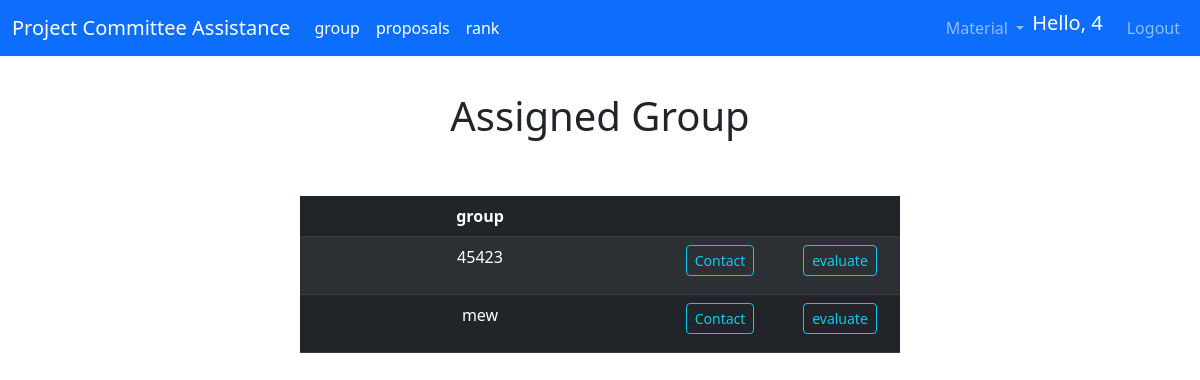
The page /faculty_view_group (signed in) on the database its author committed.
### app/models.py (models this page shows, shortened)
class User(UserMixin,db.Model):
    id = db.Column(db.Integer, primary_key=True)
    username = db.Column(db.String(64), index=True, unique=True, nullable=False)
    email = db.Column(db.String(120), index=True, unique=True, nullable=False)
    password_hash = db.Column(db.String(128), nullable=False)
    admin = db.Column(db.Boolean, default=False)
    faculty = db.Column(db.Boolean, default=False)
    student = db.Column(db.Boolean, default=False)
    leader = db.Column(db.Boolean, default=False)
    sId = db.Column(db.Integer)
    gpa = db.Column(db.Float)
    member = db.Column(db.Integer, db.ForeignKey('group.id'))
    author = db.relationship('Proposal', backref='user', lazy=True)

class Group(db.Model):
    id = db.Column(db.Integer, primary_key=True)
    gpa = db.Column(db.Float)
    name = db.Column(db.String(20), nullable=False, unique=True)
    score = db.Column(db.Integer)
    ranked = db.Column(db.Boolean, default=False)
    members = db.relationship('User', backref='group', lazy=True)
    holder = db.relationship('Proposal', backref='group', lazy=True)

### app/routes.py (the view)
@app.route('/faculty_view_group', methods=['GET', 'POST'])
def facultyView():
    proposals = Proposal.query.filter_by(author = current_user.id)
    groups = []
    addresses = []
    address = ""
    for proposal in proposals:
        group = Group.query.filter_by(id = proposal.holder).first()
        groups.append(group)
        if group is None:
            flash("Whoops! you havent been assigned a group yet...", 'danger')
            return redirect(url_for('index'))
        members = group.members
        for member in members:
            address += str(member.email)
            address += str(",")
        address = address.rstrip(",")
        addresses.append(address)
    addresses.reverse()
    return render_template("assigned_group.html", title='Proposal', groups=groups, addresses = addresses)

### app/models.py (called while the page is built)
@login.user_loader
def load_user(id):
    return User.query.get(int(id))

### app/templates/assigned_group.html
{% extends "base.html" %}
{% block content %}
<h1 class="d-flex aligns-items-center justify-content-center header" style= "margin-top: 3%;">Assigned Group</h1>
<br>
<br>
<div class="text-center" style="margin-left : 25% ;width: 50%;">
    <table class="table d-table table-dark table-striped">
        <thead>
            <tr>
            <th scope="col">group</th>
            <th scope="col" style="width: 20%;"></th>
            <th scope="col" style="width: 20%;"></th>
            </tr>
        </thead>
        <tbody>
            {% for group in groups %}
            <tr>
                <td>{{ group.name }}</td>
                <td><a href="mailto:{{ addresses.pop() }}" class="btn btn-outline-info btn-sm" style="margin-bottom: 10px;" >Contact</a>
                </td>
                <td>
                    {% if group.score == -1 %}
                    <a href="{{ url_for('evaluate', id = group.id) }}" class="btn btn-outline-info btn-sm" style="margin-bottom: 10px;">evaluate</a>
                    {% endif %}
                </td>
            </tr>
            {% endfor %}
        </tbody>
    </table>
    </div>
{% endblock %}

### app/templates/base.html (shortened to what this page needs)
<!DOCTYPE html>
<html>
    <head>
        <link href="https://cdn.jsdelivr.net/npm/bootstrap@5.3.0-alpha1/dist/css/bootstrap.min.css" rel="stylesheet">
    </head>
    <body>
        <nav class="navbar navbar-expand-lg navbar-dark bg-primary">
            <div class="container-fluid">
              <a class="navbar-brand" href="{{ url_for('index') }}">Project Committee Assistance</a>
              <div class="collapse navbar-collapse" id="navbarSupportedContent">
                <ul class="navbar-nav me-auto my-2 my-lg-0 ">
                  {% if current_user.student %}
                  <li class="nav-item">
                      <a class="nav-link active" href="{{ url_for('group') }}">group</a>
                  </li>
                  <li class="nav-item">
                    <a class="nav-link active" href="{{ url_for('viewProposal') }}">proposals</a>
                  </li>
                  {% endif %}
                  {% if current_user.leader %}
                  <li class="nav-item">
                    <a class="nav-link active" href="{{ url_for('rank') }}">rank</a>
                  </li>
                  {% endif %}
                </ul>
                <ul class="navbar-nav ms-auto mb-2 mb-lg-0">
                  <li class="nav-item dropdown">
                    <a class="nav-link dropdown-toggle" href="#" role="button" data-bs-toggle="dropdown" aria-expanded="false">
                      Material
                    </a>
                  </li>
                  {% if current_user.is_anonymous %}
                  <li class="nav-item">
                    <a class="nav-link" href="{{ url_for('loginChoice') }}" >Login</a>
                  </li>
                  <li class="nav-item">
                    <a class="nav-link" href="{{ url_for('registerChoice') }}" >Register</a>
                  </li>
                  {% else %}
                  <li class="nav-item">
                    <span class="navbar-brand">Hello, {{current_user.username}}</span>
                  </li>
                  <li class="nav-item">
                    <a class="nav-link" href="{{ url_for('logout') }}" >Logout</a>
                  </li>
                {% endif %}
                </ul>
              </div>
            </div>
          </nav>
        {% block content %}{% endblock %}
    </body>
</html>

### rows shown on the page
User: username "4"
Group: name "45423"
Group: name "mew"
